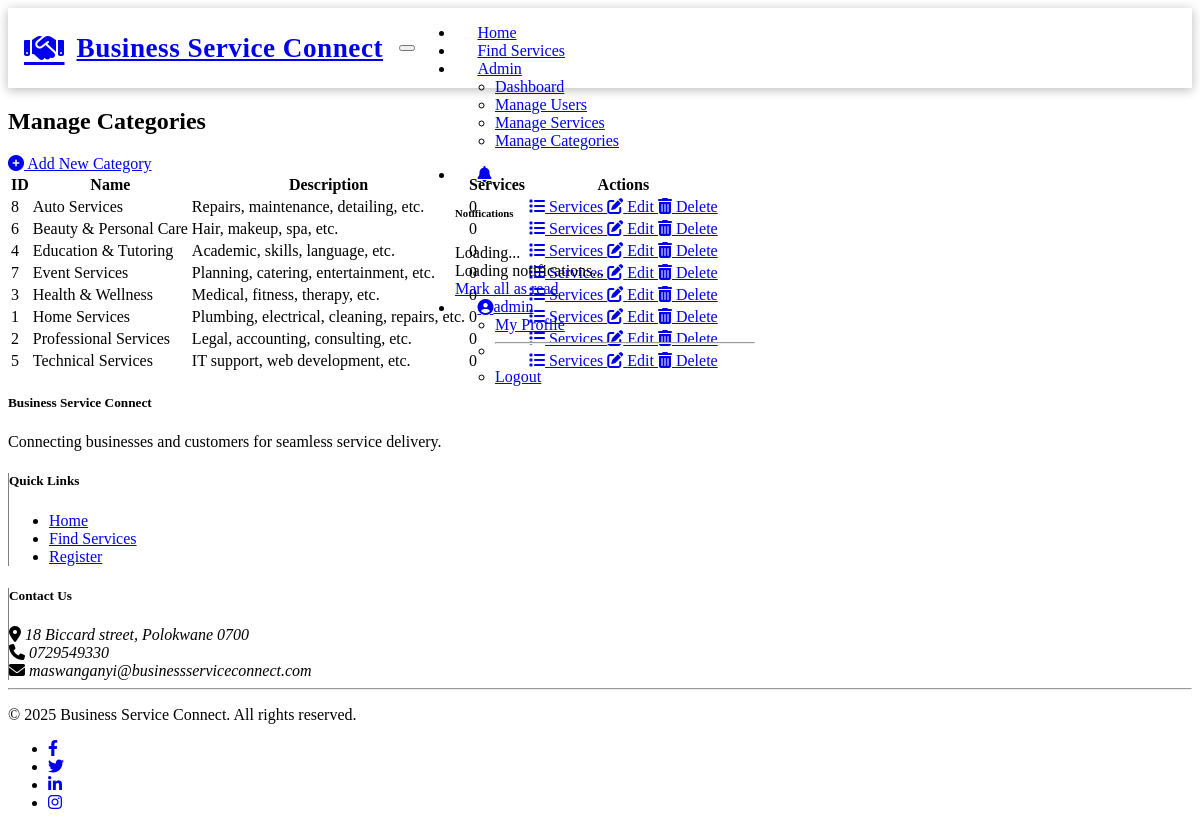
Screenshot of /admin/categories.php (signed in) with the database file from the repository.
### tables this page shows
CREATE TABLE
    IF NOT EXISTS users (
        id INT AUTO_INCREMENT PRIMARY KEY,
        username VARCHAR(50) NOT NULL UNIQUE,
        email VARCHAR(100) NOT NULL UNIQUE,
        password VARCHAR(255) NOT NULL,
        phone VARCHAR(20),
        user_type ENUM ('admin', 'provider', 'customer') NOT NULL,
        created_at TIMESTAMP DEFAULT CURRENT_TIMESTAMP,
        updated_at TIMESTAMP DEFAULT CURRENT_TIMESTAMP ON UPDATE CURRENT_TIMESTAMP
    );

CREATE TABLE
    IF NOT EXISTS categories (
        id INT AUTO_INCREMENT PRIMARY KEY,
        name VARCHAR(100) NOT NULL,
        description TEXT,
        created_at TIMESTAMP DEFAULT CURRENT_TIMESTAMP,
        updated_at TIMESTAMP DEFAULT CURRENT_TIMESTAMP ON UPDATE CURRENT_TIMESTAMP
    );

### includes/functions.php (called while the page is built, shortened)
<?php
function isLoggedIn()
{
    return isset($_SESSION['user_id']);
}
function isAdmin()
{
    return isLoggedIn() && $_SESSION['user_type'] === 'admin';
}
function isProvider()
{
    return isLoggedIn() && $_SESSION['user_type'] === 'provider';
}
function getCurrentUser()
{
    global $pdo;
    if (isLoggedIn()) {
        $stmt = $pdo->prepare("SELECT * FROM users WHERE id = ?");
        $stmt->execute([$_SESSION['user_id']]);
        return $stmt->fetch();
    }
    return null;
}
function getAllCategories()
{
    global $pdo;
    $stmt = $pdo->query("SELECT * FROM categories ORDER BY name");
    return $stmt->fetchAll();
}

### admin/categories.php (the view, shortened to what this page needs)
<?php
require_once '../includes/header.php';
$categoryId = isset($_GET['id']) ? (int)$_GET['id'] : 0;
$action = isset($_GET['action']) ? sanitizeInput($_GET['action']) : 'list';
$errors = [];
$category = null;
$categories = getAllCategories();
?>
<div class="row mb-4">
    <div class="col-md-12">
        <div class="d-flex justify-content-between align-items-center">
            <h2>Manage Categories</h2>
            <div>
                <?php if ($action === 'list'): ?>
                    <a href="categories.php?action=add" class="btn btn-primary">
                        <i class="fas fa-plus-circle me-1"></i> Add New Category
                    </a>
                <?php else: ?>
                    <a href="categories.php" class="btn btn-outline-secondary">
                        <i class="fas fa-arrow-left me-1"></i> Back to Categories
                    </a>
                <?php endif; ?>
            </div>
        </div>
    </div>
</div>
<?php if ($action === 'add' || $action === 'edit'): ?>
    <div class="row">
        <div class="col-md-8 mx-auto">
            <div class="card">
                <div class="card-header bg-primary text-white">
                    <h4 class="mb-0"><?php echo $action === 'add' ? 'Add New Category' : 'Edit Category'; ?></h4>
                </div>
                <div class="card-body">
                    <form method="post" action="<?php echo htmlspecialchars($_SERVER['PHP_SELF'] . '?action=' . $action . ($categoryId ? "&id=$categoryId" : '')); ?>" class="needs-validation" novalidate>
                        <div class="mb-3">
                            <label for="name" class="form-label">Category Name</label>
                            <input type="text" class="form-control <?php echo isset($errors['name']) ? 'is-invalid' : ''; ?>" id="name" name="name" value="<?php echo isset($_POST['name']) ? htmlspecialchars($_POST['name']) : (isset($category['name']) ? htmlspecialchars($category['name']) : ''); ?>" required>
                            <?php if (isset($errors['name'])): ?>
                                <div class="invalid-feedback">
                                    <?php echo $errors['name']; ?>
                                </div>
                            <?php endif; ?>
                        </div>
                        <div class="mb-3">
                            <label for="description" class="form-label">Description</label>
                            <textarea class="form-control <?php echo isset($errors['description']) ? 'is-invalid' : ''; ?>" id="description" name="description" rows="3" required><?php echo isset($_POST['description']) ? htmlspecialchars($_POST['description']) : (isset($category['description']) ? htmlspecialchars($category['description']) : ''); ?></textarea>
                            <?php if (isset($errors['description'])): ?>
                                <div class="invalid-feedback">
                                    <?php echo $errors['description']; ?>
                                </div>
                            <?php endif; ?>
                        </div>
                        <div class="d-grid gap-2 d-md-flex justify-content-md-end">
                            <a href="categories.php" class="btn btn-outline-secondary me-md-2">Cancel</a>
                            <button type="submit" class="btn btn-primary">
                                <?php echo $action === 'add' ? 'Add Category' : 'Save Changes'; ?>
                            </button>
                        </div>
                    </form>
                </div>
            </div>
        </div>
    </div>
<?php else: ?>
    <div class="row">
        <div class="col-md-12">
            <div class="card">
                <div class="card-body p-0">
                    <div class="table-responsive">
                        <table class="table table-hover mb-0">
                            <thead class="table-dark">
                                <tr>
                                    <th>ID</th>
                                    <th>Name</th>
                                    <th>Description</th>
                                    <th>Services</th>
                                    <th>Actions</th>
                                </tr>
                            </thead>
                            <tbody>
                                <?php if (empty($categories)): ?>
                                    <tr>
                                        <td colspan="5" class="text-center py-4">No categories found.</td>
                                    </tr>
                                <?php else: ?>
                                    <?php foreach ($categories as $cat): ?>
                                        <?php
                                        $stmt = $pdo->prepare("SELECT COUNT(*) FROM services WHERE category_id = ?");
                                        $stmt->execute([$cat['id']]);
                                        $serviceCount = $stmt->fetchColumn();
                                        ?>
                                        <tr>
                                            <td><?php echo $cat['id']; ?></td>
                                            <td><?php echo htmlspecialchars($cat['name']); ?></td>
                                            <td><?php echo htmlspecialchars($cat['description']); ?></td>
                                            <td><?php echo $serviceCount; ?></td>
                                            <td>
                                                <div class="btn-group btn-group-sm">
                                                    <a href="services.php?category=<?php echo $cat['id']; ?>" class="btn btn-info">
                                                        <i class="fas fa-list"></i> Services
                                                    </a>
                                                    <a href="categories.php?action=edit&id=<?php echo $cat['id']; ?>" class="btn btn-primary">
                                                        <i class="fas fa-edit"></i> Edit
                                                    </a>
                                                    <?php if ($serviceCount == 0): ?>
                                                        <a href="categories.php?action=delete&id=<?php echo $cat['id']; ?>" class="btn btn-danger" onclick="return confirm('Are you sure you want to delete this category? This action cannot be undone.')">
                                                            <i class="fas fa-trash-alt"></i> Delete
                                                        </a>
                                                    <?php endif; ?>
                                                </div>
                                            </td>
                                        </tr>
                                    <?php endforeach; ?>
                                <?php endif; ?>
                            </tbody>
                        </table>
                    </div>
                </div>
            </div>
        </div>
    </div>
<?php endif; ?>
<?php
require_once '../includes/footer.php';
?>

### includes/header.php (shortened to what this page needs)
<?php
require_once dirname(__DIR__) . '/config/database.php';
require_once dirname(__DIR__) . '/includes/functions.php';
$currentUser = null;
if (isLoggedIn()) {
    $currentUser = getCurrentUser();
}
?>
<!DOCTYPE html>
<html lang="en" data-bs-theme="dark">
<head>
    <link rel="stylesheet" href="https://cdn.replit.com/agent/bootstrap-agent-dark-theme.min.css">
    <link rel="stylesheet" href="https://cdnjs.cloudflare.com/ajax/libs/font-awesome/6.4.0/css/all.min.css">
    <link rel="stylesheet" href="../css/custom.css">
</head>
<body>
    <nav class="navbar navbar-expand-lg navbar-dark bg-dark mb-4 ">
        <div class="container">
            <a class="navbar-brand text-primary font-bold" href="#" style="font-weight: bold;">
                <i class="fas fa-handshake me-2"></i>Business Service Connect
            </a>
            <button class="navbar-toggler" type="button" data-bs-toggle="collapse" data-bs-target="#navbarNav">
            </button>
            <div class="collapse navbar-collapse" id="navbarNav">
                <ul class="navbar-nav me-auto">
                    <li class="nav-item">
                        <a class="nav-link" href="http://localhost/BusinessServiceTracker/">Home</a>
                    </li>
                    <li class="nav-item">
                        <a class="nav-link" href="http://localhost/BusinessServiceTracker/customer/search.php">Find Services</a>
                    </li>
                    <?php if (isLoggedIn()): ?>
                        <?php if (isAdmin()): ?>
                            <li class="nav-item dropdown">
                                <a class="nav-link dropdown-toggle" href="#" id="adminDropdown" role="button" data-bs-toggle="dropdown">
                                    Admin
                                </a>
                                <ul class="dropdown-menu">
                                    <li><a class="dropdown-item" href="http://localhost/BusinessServiceTracker/admin/dashboard.php">Dashboard</a></li>
                                    <li><a class="dropdown-item" href="http://localhost/BusinessServiceTracker/admin/users.php">Manage Users</a></li>
                                    <li><a class="dropdown-item" href="http://localhost/BusinessServiceTracker/admin/services.php">Manage Services</a></li>
                                    <li><a class="dropdown-item" href="http://localhost/BusinessServiceTracker/admin/categories.php">Manage Categories</a></li>
                                </ul>
                            </li>
                        <?php endif; ?>
                    <?php endif; ?>
                </ul>
                <ul class="navbar-nav">
                    <?php if (isLoggedIn()): ?>
                        <li class="nav-item dropdown">
                            <a class="nav-link dropdown-toggle" href="#" id="notificationsDropdown" role="button" data-bs-toggle="dropdown">
                                <i class="fas fa-bell"></i>
                            </a>
                            <div class="dropdown-menu dropdown-menu-end notifications-dropdown " style="min-width: 300px;">
                                <h6 class="dropdown-header">Notifications</h6>
                                <div id="notifications-container">
                                    <div class="text-center p-2 text-primary">
                                        <div class="spinner-border spinner-border-sm" role="status">
                                            <span class="visually-hidden">Loading...</span>
                                        </div>
                                        <span class="ms-2">Loading notifications...</span>
                                    </div>
                                </div>
                                <a class="dropdown-item text-center" href="#" id="mark-all-read">
                                    Mark all as read
                                </a>
                            </div>
                        </li>
                        <li class="nav-item dropdown">
                            <a class="nav-link dropdown-toggle" href="#" id="userDropdown" role="button" data-bs-toggle="dropdown">
                                <i class="fas fa-user-circle me-1"></i><?php echo htmlspecialchars($currentUser['username']); ?>
                            </a>
                            <ul class="dropdown-menu dropdown-menu-end">
                                <?php if (isProvider()): ?>
                                    <li><a class="dropdown-item" href="http://localhost/BusinessServiceTracker/provider/profile.php">Business Profile</a></li>
                                <?php else: ?>
                                    <li><a class="dropdown-item" href="http://localhost/BusinessServiceTracker/customer/profile.php">My Profile</a></li>
                                <?php endif; ?>
                                <li>
                                    <hr class="dropdown-divider">
                                </li>
                                <li><a class="dropdown-item" href="http://localhost/BusinessServiceTracker/auth/logout.php">Logout</a></li>
                            </ul>
                        </li>
                    <?php endif; ?>
                </ul>
            </div>
        </div>
    </nav>
    <div class="container my-4">

### css/custom.css (style rules this page uses)
body { min-height: 100vh; display: flex; flex-direction: column; }
.container { flex: 1; }
.notifications-dropdown { max-height: 400px; overflow-y: auto; }

### includes/header.php (style rules this page uses)
.navbar { height: 80px; box-shadow: 0 4px 20px rgba(255, 255, 255, 0.2), 0 2px 10px rgba(0, 0, 0, 0.3); transition: all 0.3s ease; position: relative; z-index: 1030; background-color: var(--bs-dark) !important; }
.navbar>.container { height: 100%; display: flex; align-items: center; }
.navbar-brand { font-size: 1.7rem; letter-spacing: 0.5px; display: flex; align-items: center; height: 100%; padding: 0 1rem; }
.navbar-brand i { font-size: 2rem; margin-right: 12px; }
.navbar-collapse { height: 100%; }
.nav-link { font-weight: 500; padding: 0 1.2rem; margin: 0 0.2rem; border-radius: 6px; transition: all 0.3s ease; height: 100%; display: flex; align-items: center; }

### rows the page displays
users: username "admin"
categories: id "8", name "Auto Services", description "Repairs, maintenance, detailing, etc.", serviceCount "0"
categories: id "6", name "Beauty & Personal Care", description "Hair, makeup, spa, etc.", serviceCount "0"
categories: id "4", name "Education & Tutoring", description "Academic, skills, language, etc.", serviceCount "0"
categories: id "7", name "Event Services", description "Planning, catering, entertainment, etc.", serviceCount "0"
categories: id "3", name "Health & Wellness", description "Medical, fitness, therapy, etc.", serviceCount "0"
categories: id "1", name "Home Services", description "Plumbing, electrical, cleaning, repairs, etc.", serviceCount "0"
categories: id "2", name "Professional Services", description "Legal, accounting, consulting, etc.", serviceCount "0"
categories: id "5", name "Technical Services", description "IT support, web development, etc.", serviceCount "0"
